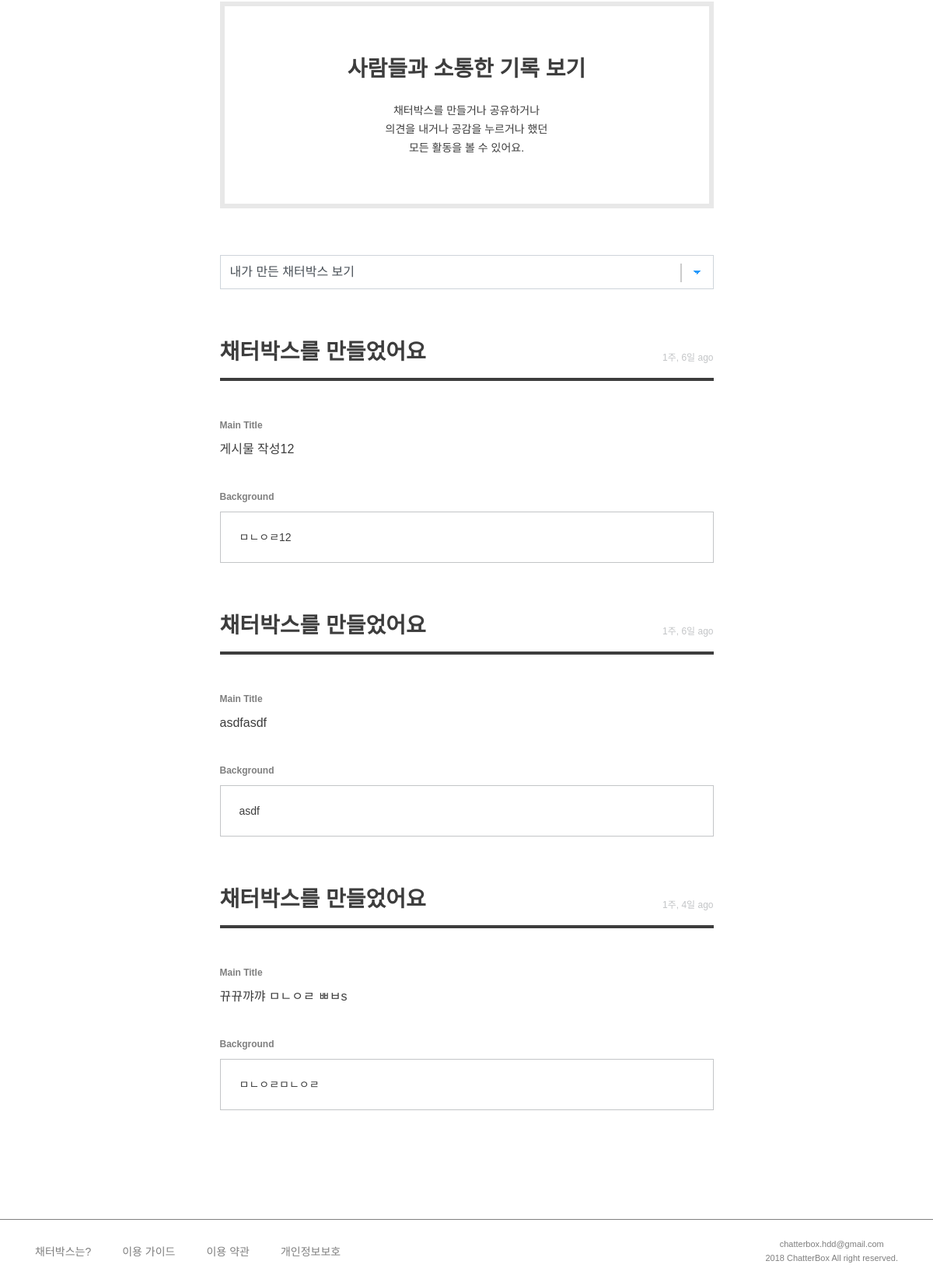
Before: /member/log/ (signed in, lower part) with the older database file.
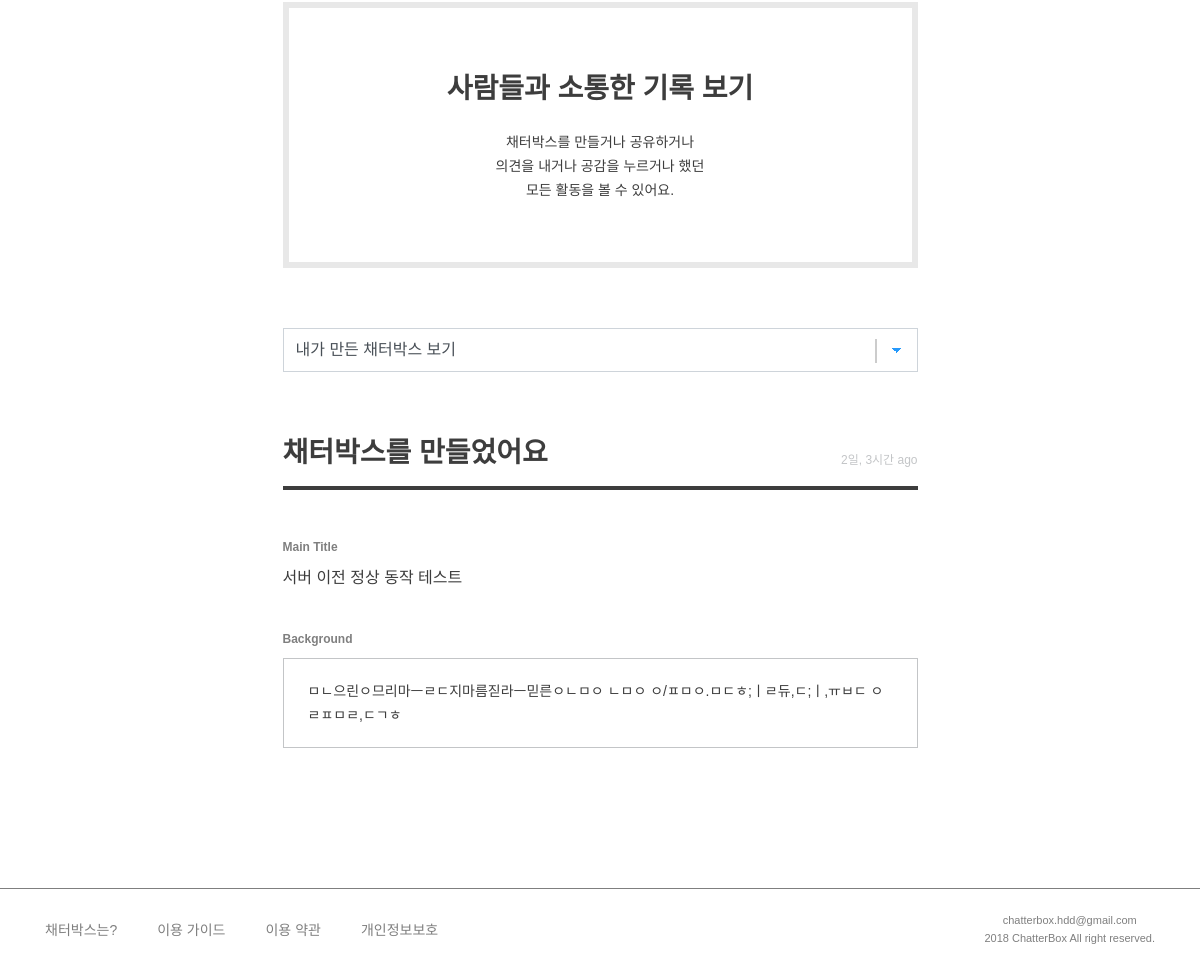
After: the same page with the newer database file.
### post/models.py (models this page shows, shortened)
class TimeStampedModel(models.Model):
    created_at = models.DateTimeField(auto_now_add=True, null=True)
    updated_at = models.DateTimeField(auto_now=True, null=True)
    class Meta():
        abstract = True

class Post(TimeStampedModel):
    author = models.ForeignKey(settings.AUTH_USER_MODEL)
    category = models.ForeignKey('Category')
    title = models.CharField(max_length=160, null=True)
    background = models.TextField()
    background_image1 = models.ImageField(
        upload_to='post', blank=True, null=True)
    background_image2 = models.ImageField(
        upload_to='post', blank=True, null=True)
    background_image3 = models.ImageField(
        upload_to='post', blank=True, null=True)
    background_image4 = models.ImageField(
        upload_to='post', blank=True, null=True)
    background_image5 = models.ImageField(
        upload_to='post', blank=True, null=True)
    tag = TagField()
    view_count = models.PositiveSmallIntegerField(default=0)
    share_count = models.PositiveSmallIntegerField(default=0)
    pro_title = models.CharField(max_length=160, null=True)
    con_title = models.CharField(max_length=160, null=True)
    @property
    def natural_time(self):
        return naturaltime(self.created_at)
    class Meta:
        ordering = ['-created_at']

### member/views.py (the view, shortened to what this page needs)
@login_required
def user_log(request):
    user = request.user
    sort = request.GET.get('sort', '')
    if sort == 'my_comments':
        comments_pro = comment_models.Comment.objects.filter(
            author=user, type=True)  # 내가 만든 찬성의견
        comments_con = comment_models.Comment.objects.filter(
            author=user, type=False)  # 내가 만든 반대의견
        comments_sorted = sorted(
            chain(comments_pro, comments_con), key=lambda instance: instance.created_at)
        log_sorted = comments_sorted
        context = {'comments_pro': comments_pro, 'comments_con': comments_con,
                   'comments_sorted': comments_sorted, 'log_sorted': log_sorted, 'sort': sort, }
        return render(request, 'member/log.html', context)
    else:
        posts_log = post_models.Post.objects.filter(author=user)  # 내가 만든 채터박스
        log_sorted = posts_log
        context = {'posts_log': posts_log,
                   'log_sorted': log_sorted, 'sort': sort, }
    return render(request, 'member/log.html', context)

### templates/member/log.html (shortened to what this page needs)
{% extends 'base.html' %}
{% load static %}
{% block customCSS %}
<link rel="stylesheet" href="{% static 'css/member/my_page.css' %}">
<link rel="stylesheet" href="{% static 'css/member/log.css' %}">
<link rel="stylesheet" href="{% static 'css/post/post_list.css' %}">
{% endblock %}
{% block content %}
<div class="row justify-content-center">
    <div class="col-md-7 mypage">
        <div class="mypage-body">
            <div class="tab-pane" id="pills-log">
                <div class="mypage-header">
                    <h3>사람들과 소통한 기록 보기</h3>
                    <h6>채터박스를 만들거나 공유하거나<br />의견을 내거나 공감을 누르거나 했던<br />모든 활동을 볼 수 있어요.</h6>
                </div>
                <div class="form-group">
                    <select class="form-control sort-select" onchange="location = this.value;" name="?sort={{ sort }}">
                        <option value="?sort=my_posts">내가 만든 채터박스 보기</option>
                    </select>
                </div>
                <div class="load-log">
                    {% for log in log_sorted reversed %}
                    {% if log in posts_log %}
                    <div class="m60">
                        <div class="log-header">
                            <h3>채터박스를 만들었어요</h3>
                            <p>{{ log.natural_time }}</p>
                        </div>
                        <div class="log-body">
                            <label>Main Title</label>
                            <h5>{{ log.title }}</h5>
                            <label>Background</label>
                            <div class="background">
                                <h6>{{ log.background|safe|truncatechars:160 }}</h6>
                            </div>
                        </div>
                    </div>
                    {% endif %}
                    {% endfor %}
                </div>
            </div>
        </div>
    </div>
</div>
{% endblock %}

Changed rows visible on the page:
removed Post: natural_time "1주, 6일 ago", title "게시물 작성12", background "ㅁㄴㅇㄹ12"
removed Post: natural_time "1주, 6일 ago", title "asdfasdf", background "asdf"
removed Post: natural_time "1주, 4일 ago", title "뀨뀨꺄꺄 ㅁㄴㅇㄹ ㅃㅂs", background "ㅁㄴㅇㄹㅁㄴㅇㄹ"
added Post: natural_time "2일, 3시간 ago", title "서버 이전 정상 동작 테스트", background "ㅁㄴ으린ㅇ므리마ㅡㄹㄷ지마름짇라ㅡ믿른ㅇㄴㅁㅇ ㄴㅁㅇ ㅇ/ㅍㅁㅇ.ㅁㄷㅎ;ㅣㄹ듀,ㄷ;ㅣ,ㅠㅂㄷ ㅇㄹㅍㅁㄹ,ㄷㄱㅎ"
